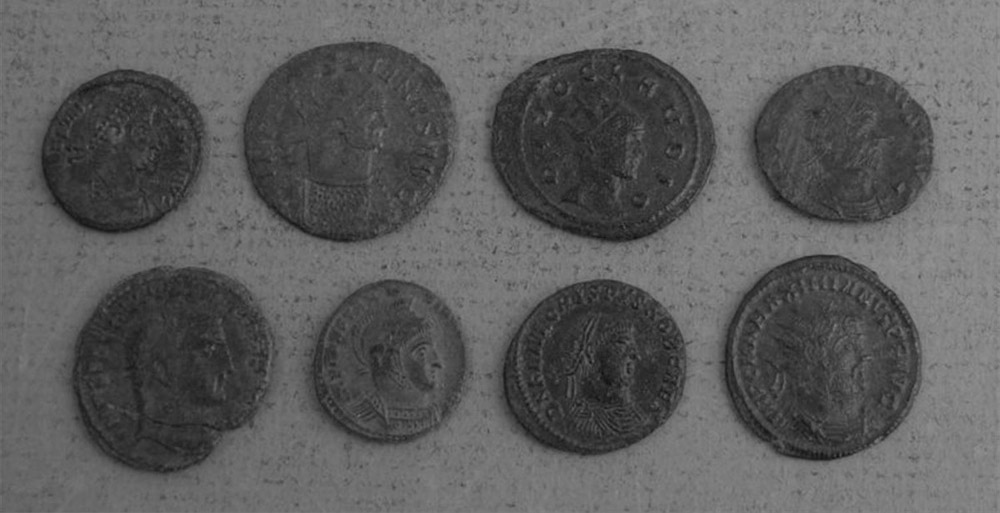
#> input picture 2/coins-bw.jpg, 1000 x 513 px
$ jupyter execute --allow-errors YJ_a2.ipynb   (shell and % lines are left out)   (text cells are left out)
#> lines starting #> are read from the running program, lines starting #| are printed output that depends on the picture; after the words box and inside, x2 and y2 are one past the last pixel; in counts of white or black regions, pixels touching at a corner belong together
### 5/YJ_a5/helpers.py
import numpy as np
import matplotlib.pyplot as plt
import cv2

# helper functions

# convienient way to display inline images
def imshow(img, title = ''):
    # hide the x and y axis for images
    plt.axis('off')
    # RGB images are actually BGR in OpenCV, so convert before displaying
    if len(img.shape) == 3:
        plt.imshow(cv2.cvtColor(img, cv2.COLOR_BGR2RGB))
    # otherwise, assume it's grayscale and just display it
    else:
        plt.imshow(img, 'gray')
    # add a title if specified
    plt.title(title)
    plt.show()


# [2 lines that do not run on import are left out]

### 2/YJ_a2.ipynb
[cell 1]
import cv2
import time
import numpy as np
import matplotlib.pyplot as plt
from helpers import imshow

[cell 2]
# load original image
oriimg = cv2.imread('coins-bw.jpg')
#> oriimg is the input picture: shape (513, 1000, 3); min 15, max 150, mean 92.5
row, col, channel = oriimg.shape
#> row = 513; col = 1000; channel = 3
imshow(oriimg, 'original')
# convert to grayscale
img = cv2.cvtColor(oriimg, cv2.COLOR_BGR2GRAY)
imshow(img, 'grayscale')

[cell 3]
# threshold
ret, th1 = cv2.threshold(img, 95, 255, cv2.THRESH_BINARY)
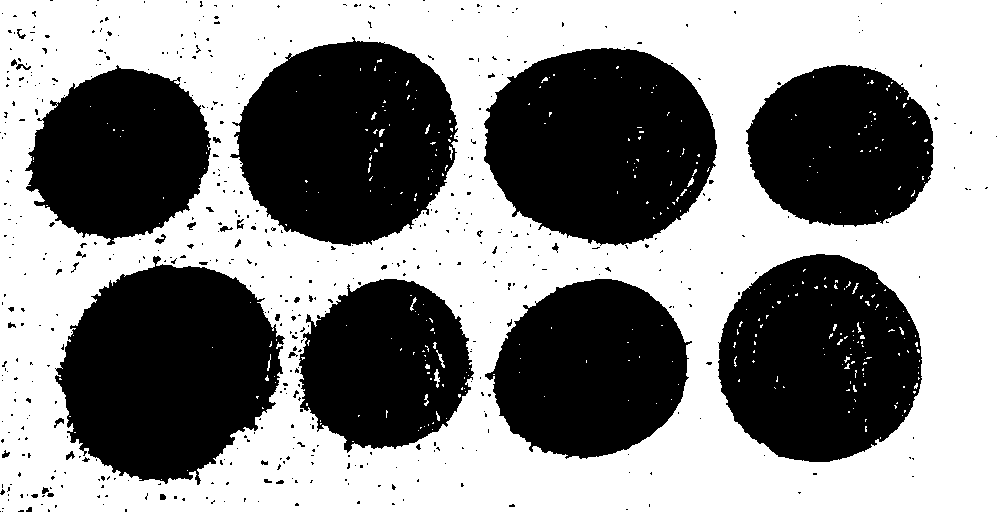
#> th1: shape (513, 1000); 53.5% white; 548 black regions (505 under 20 px), largest, box (x1, y1, x2, y2) and area: (55, 256, 285, 485) 36520, (484, 48, 717, 246) 35270, (230, 37, 458, 246) 34685
imshow(th1, 'threshold')
# morphological operations
kernel = np.ones((3,3),np.uint8)
processed = cv2.morphologyEx(th1, cv2.MORPH_CLOSE, kernel, iterations = 3)
#> processed: shape (513, 1000); 55.1% white; 9 black regions, largest, box (x1, y1, x2, y2) and area: (61, 265, 280, 480) 35667, (485, 49, 716, 244) 34954, (238, 42, 454, 245) 34091
imshow(processed, 'close')
processed = cv2.morphologyEx(processed, cv2.MORPH_OPEN, kernel, iterations = 5)
#> processed: shape (513, 1000); 54.6% white; 8 black regions, largest, box (x1, y1, x2, y2) and area: (61, 265, 280, 480) 35843, (485, 49, 716, 244) 35293, (238, 42, 454, 245) 34444
imshow(processed, 'opened')

[cell 4]
# load background image
bg = cv2.imread('bg.jpg')
pic = bg
# create mask
mask = cv2.bitwise_not(processed[0:250, 0:230])
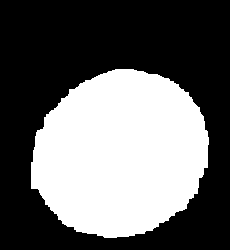
#> mask: shape (250, 230); 40.3% white; 1 white region, box (x1, y1, x2, y2) and area: (31, 69, 209, 238) 23147
imshow(mask, 'mask')
# composite
#> (the rest of this cell did not finish here and is left out)

[cell 5]
import cv2
import time
import numpy as np
import matplotlib.pyplot as plt
from helpers import imshow

[cell 6]
camera = cv2.VideoCapture(0)
# position for my rectangle
x1 = 200
y1 = 100
x2 = 300
y2 = 600
# parameters for blur
bsize = 1
bmax = 30
tot = (x2 - x1) * (y2 - y1)
while True:
    ret, frame = camera.read()
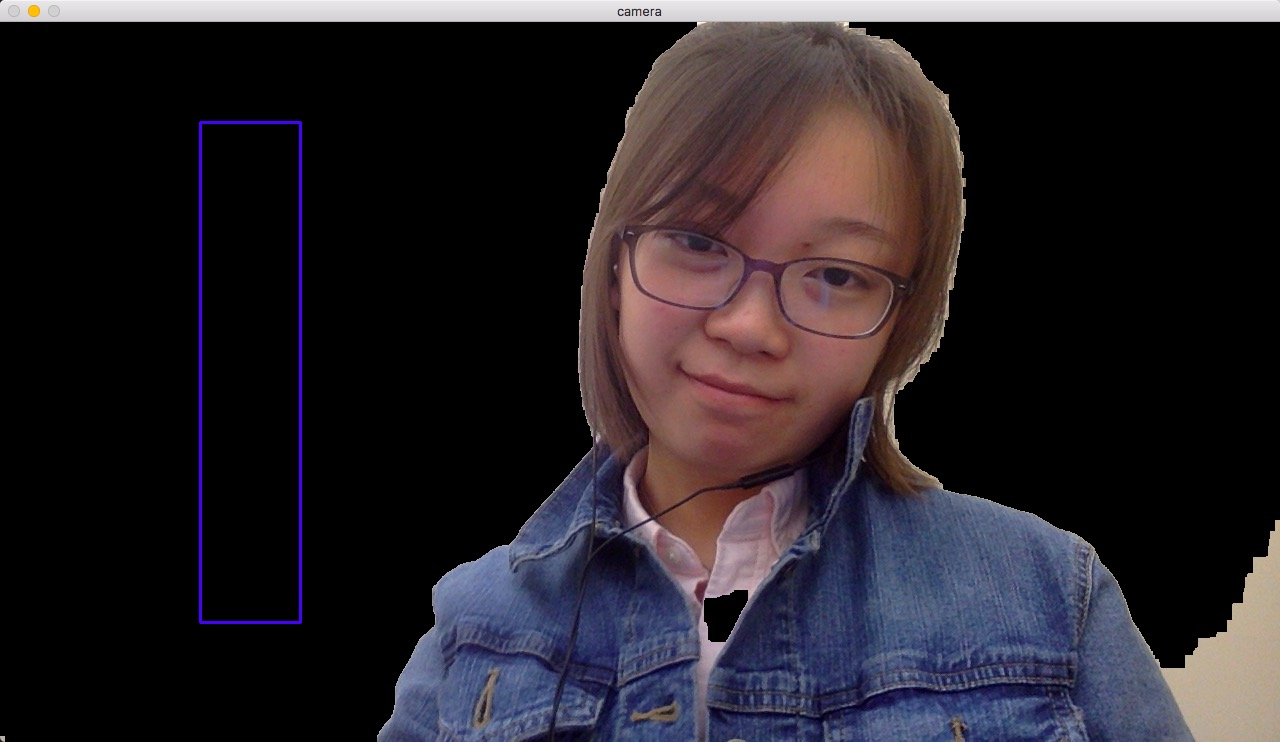
#> input picture 2/0.jpg, 1280 x 742 px, given in place of the camera
#> frame is the input picture: shape (742, 1280, 3); mean B, G, R 39.8, 34.1, 39.5
    # mirror symmetry
    frame = np.fliplr(frame)
    frame = frame.copy()
    # extract people
    row, col, channel = frame.shape
#> row = 742; col = 1280
    bg = cv2.cvtColor(frame, cv2.COLOR_BGR2GRAY)
    # parameter varies here
    # threshold
    ret, bg = cv2.threshold(bg, 180, 255, cv2.THRESH_BINARY_INV)
#> bg: shape (742, 1280); 97.1% white; 190 black regions (186 under 20 px), largest, box (x1, y1, x2, y2) and area: (0, 0, 1280, 26) 26733, (631, 491, 650, 521) 120, (621, 521, 634, 535) 89, (525, 587, 532, 598) 27
    kernel = np.ones((3,3),np.uint8)
    bg = cv2.morphologyEx(bg, cv2.MORPH_OPEN, kernel, iterations = 4)
#> bg: shape (742, 1280); 97% white; 93 black regions (79 under 20 px), largest, box (x1, y1, x2, y2) and area: (0, 0, 1280, 29) 26996, (0, 528, 33, 577) 369, (621, 491, 650, 535) 231
    bg = cv2.morphologyEx(bg, cv2.MORPH_CLOSE, kernel, iterations = 4)
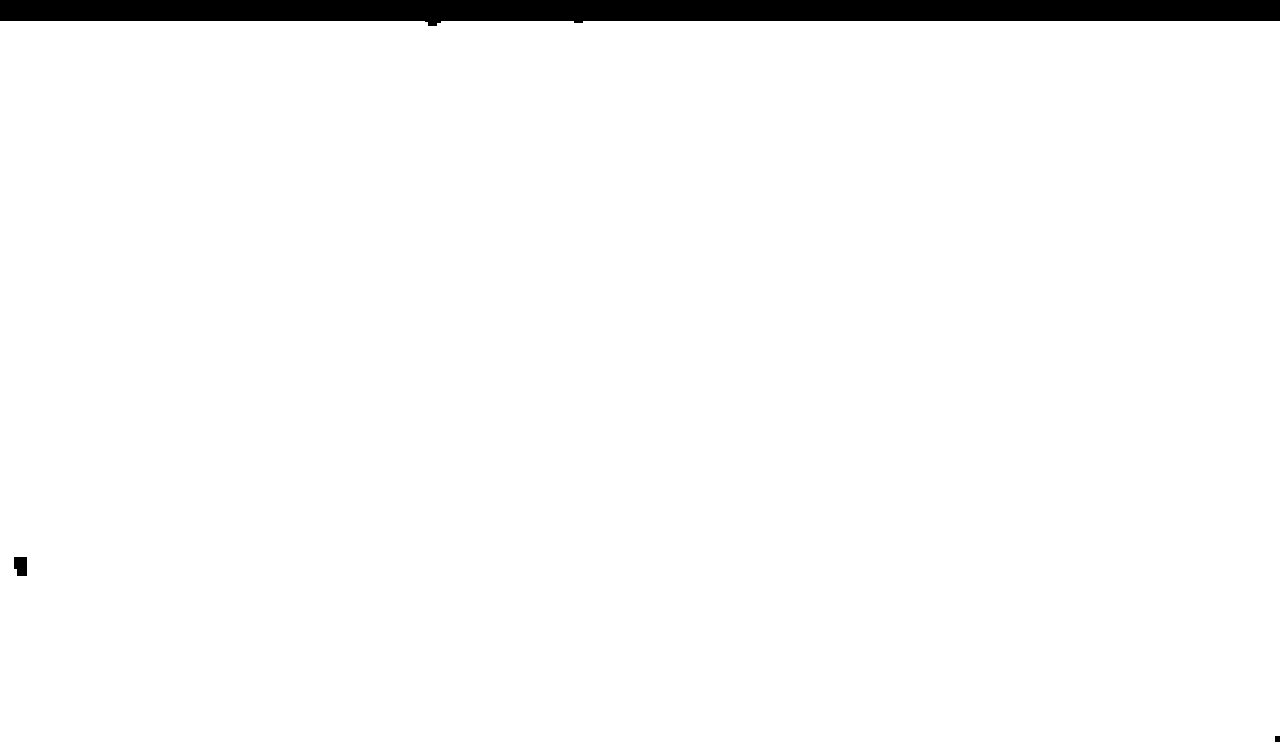
#> bg: shape (742, 1280); 97.1% white; 3 black regions, box (x1, y1, x2, y2) and area: (0, 0, 1280, 26) 26954, (14, 557, 27, 576) 226, (1275, 736, 1280, 742) 30
    bg = bg / 255

    # calculate blur size
    rec = bg[x1:x2, y1:y2]
#> rec: shape (100, 500) float64; every value is 1
    cnt = np.count_nonzero(rec)
#> cnt = 50000
    bsize = max(int(np.rint(bmax * cnt / tot)), 1)
#> bsize = 30

    # generate new image with mask
    for i in range(channel):
        frame[:, :, i] = np.multiply(frame[:, :, i], bg)
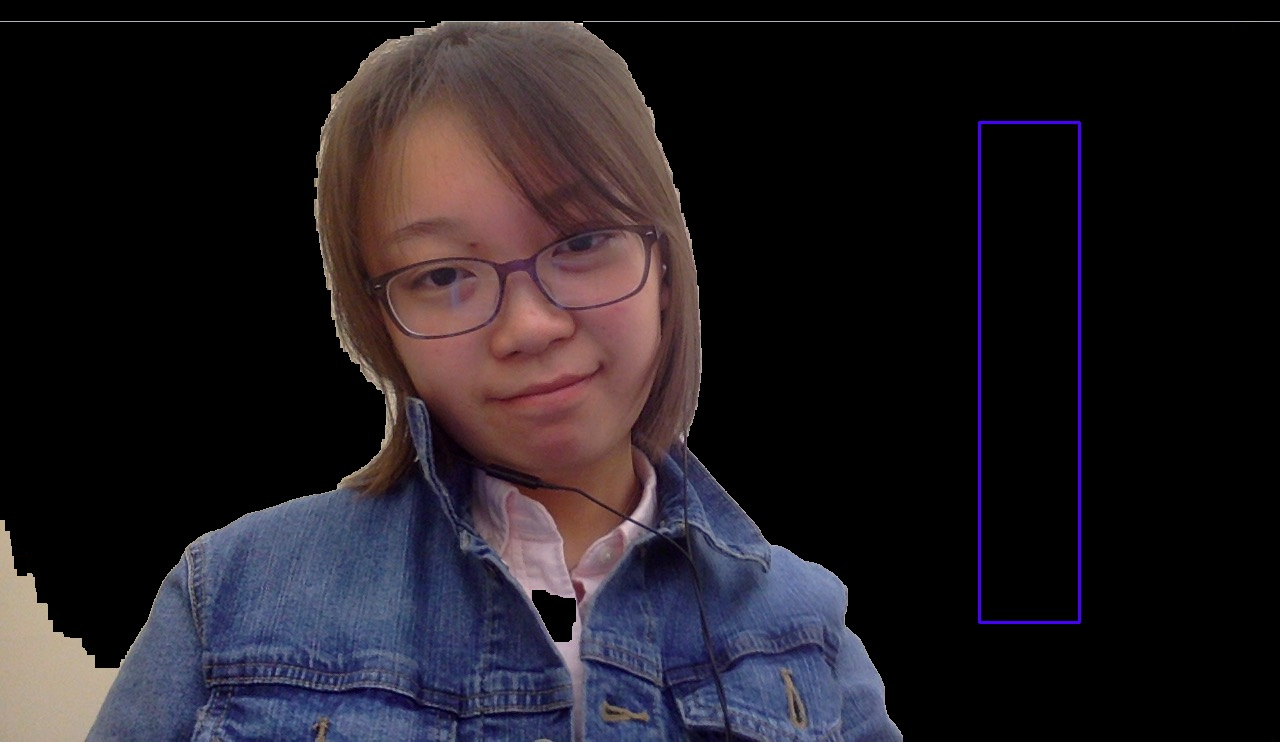
#> frame: shape (742, 1280, 3); mean B, G, R 33.5, 27.9, 33.2
    cv2.rectangle(frame, (x1, y1), (x2, y2), (255,0,0), 2)
#> frame: shape (742, 1280, 3); 0.38% of pixels changed, all inside (x1, y1, x2, y2) = (199, 99, 302, 602)
    dst = cv2.blur(frame,(bsize, bsize))
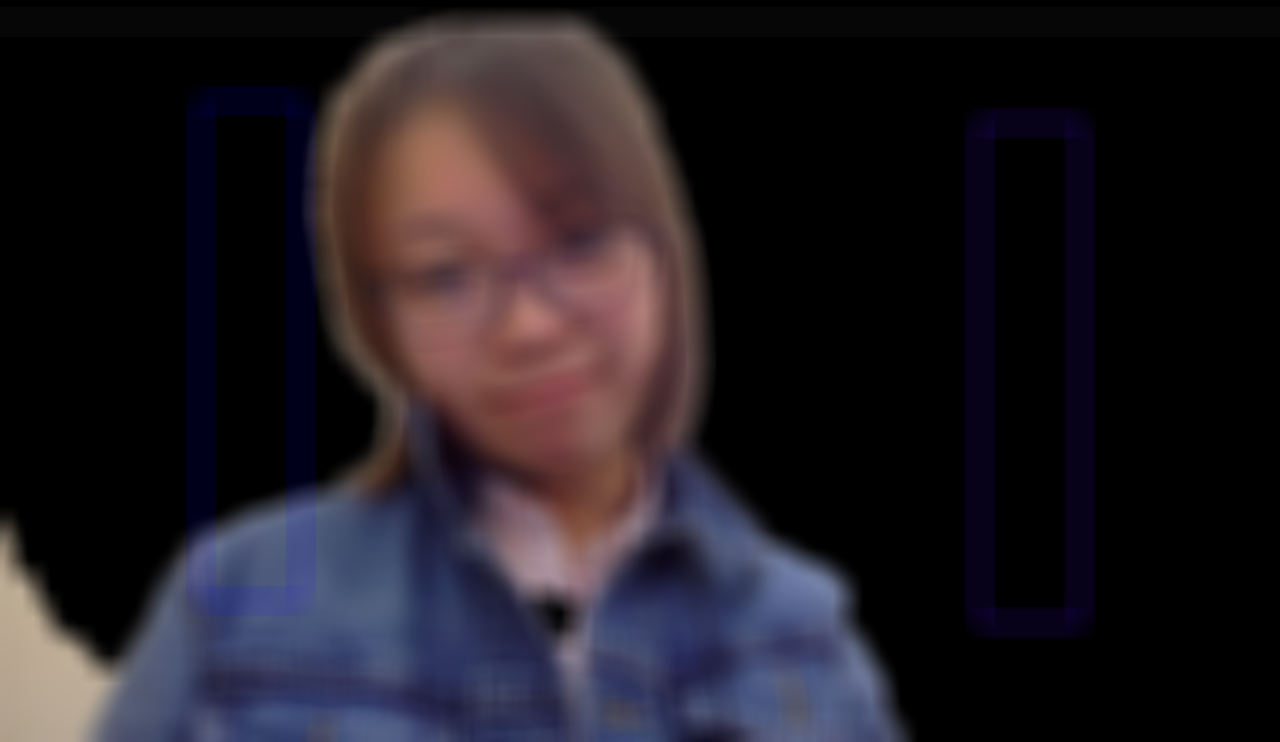
#> dst: shape (742, 1280, 3); mean B, G, R 34.3, 27.8, 33.1
    cv2.imshow('camera', dst)
    if cv2.waitKey(5) == 27: #esc
#> (key Esc is pressed here)
        break
cv2.destroyAllWindows()
camera.release()
